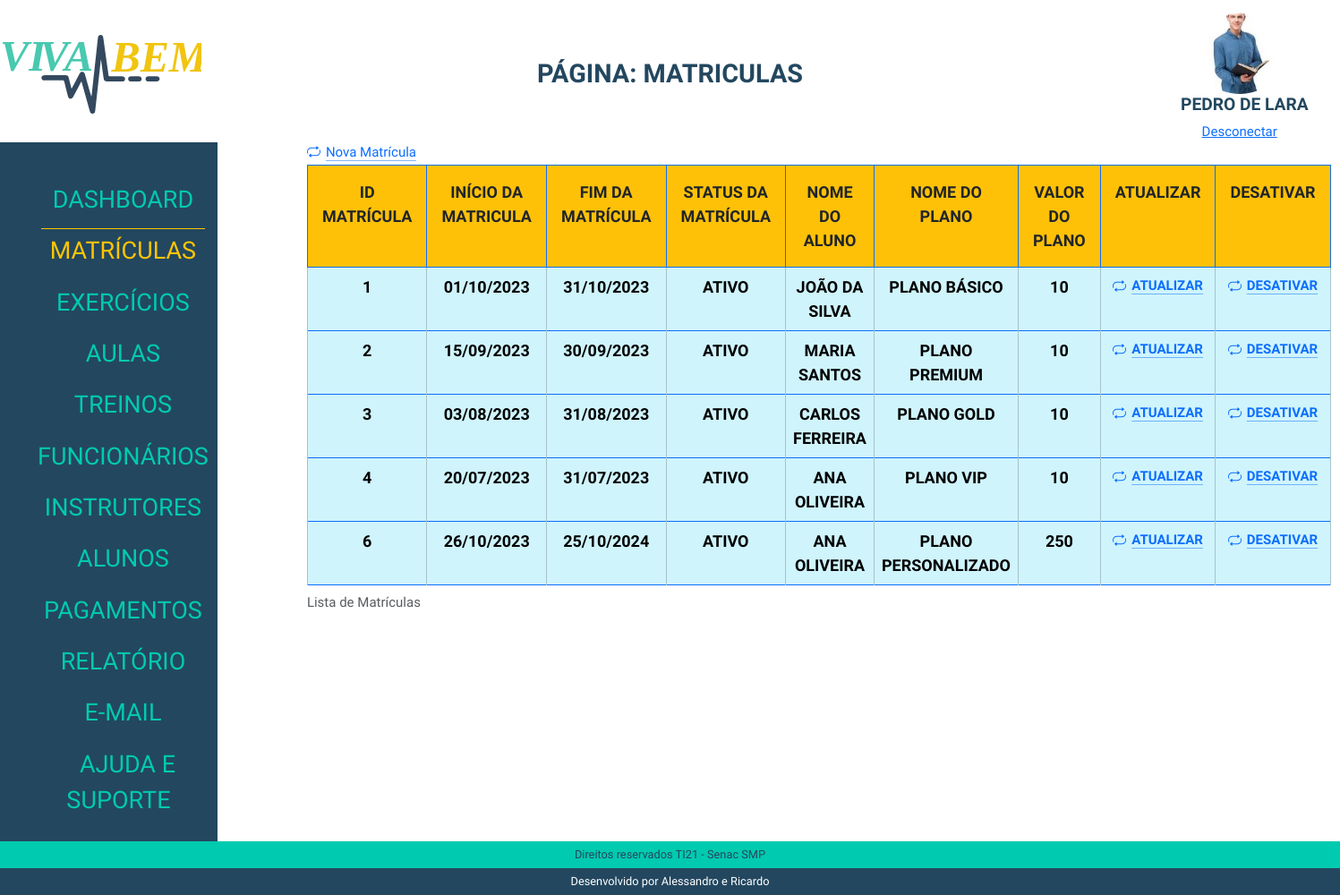
/admin/index.php?p=matriculas (signed in), run on the app's committed database.
### tables this page shows
CREATE TABLE `tblfuncionarios` (
  `idFuncionario` int(11) NOT NULL,
  `nomeFuncionario` varchar(50) NOT NULL,
  `altFuncionario` varchar(50) NOT NULL,
  `dataNascFuncionario` date NOT NULL,
  `cargoFuncionario` varchar(20) NOT NULL,
  `especialidadeFuncionario` varchar(20) NOT NULL,
  `emailFuncionario` varchar(80) DEFAULT NULL,
  `senhaFuncionario` varchar(20) NOT NULL,
  `nivelFuncionario` varchar(15) NOT NULL,
  `telefoneFuncionario` varchar(14) NOT NULL,
  `dataAdmissaoFuncionario` date NOT NULL,
  `statusFuncionario` varchar(10) NOT NULL,
  `fotoFuncionario` varchar(100) DEFAULT NULL,
  `linkFaceFuncionario` varchar(150) NOT NULL,
  `linkInstaFuncionario` varchar(150) NOT NULL,
  `linklinkedinFuncionario` varchar(150) NOT NULL,
  `linkWhatsFuncionario` varchar(150) NOT NULL
);

CREATE TABLE `tblmatriculas` (
  `idMatricula` int(11) NOT NULL,
  `dataInicioMatricula` date NOT NULL,
  `dataFimMatricula` date NOT NULL,
  `statusMatricula` varchar(10) NOT NULL,
  `idAluno` int(11) NOT NULL,
  `idPlano` int(11) NOT NULL,
  `valorPago` double(10,2) NOT NULL
);

CREATE TABLE `tblalunos` (
  `idAluno` int(11) NOT NULL,
  `nomeAluno` varchar(50) NOT NULL,
  `dataNascAluno` date NOT NULL,
  `emailAluno` varchar(80) NOT NULL,
  `senhaAluno` varchar(20) NOT NULL,
  `dataCadAluno` date NOT NULL,
  `statusAluno` varchar(10) NOT NULL,
  `fotoAluno` varchar(100) NOT NULL
);

CREATE TABLE `tblplanos` (
  `idPlano` int(11) NOT NULL,
  `nomePlano` varchar(20) NOT NULL,
  `descricaoPlano` varchar(150) NOT NULL,
  `valorPlano` double(10,2) NOT NULL,
  `statusPlano` varchar(10) NOT NULL,
  `fotoPlano` varchar(100) NOT NULL
);

### admin/class/funcionario.php (called while the page is built, shortened)
<?php
class FuncionarioClass
{
    public $idFuncionario;
    public function __construct($id = false)
    {
        if ($id) {
            $this->idFuncionario = $id;
            $this->Carregar();
        }
    }
    public function Carregar()
    {
        $query = "SELECT * FROM  tblfuncionarios WHERE idFuncionario = " . $this->idFuncionario;
        $conn = Conexao::LigarConexao();
        $resultado = $conn->query($query);
        $lista = $resultado->fetchAll();
        foreach ($lista as $linha) {
            $this->nomeFuncionario = $linha['nomeFuncionario'];
            $this->fotoFuncionario = $linha['fotoFuncionario'];
        }
    }
   }

### admin/class/matriculas.php (called while the page is built, shortened)
<?php
class MatriculasClass
{
    public function listar()
{
    $sql = "SELECT
        m.idMatricula,
        m.dataInicioMatricula,
        m.dataFimMatricula,
        m.statusMatricula,
        m.valorPago,
        a.nomeAluno,
        p.nomePlano
    FROM
        tblmatriculas m
    INNER JOIN
        tblalunos a ON m.idAluno = a.idAluno
    INNER JOIN
        tblplanos p ON m.idPlano = p.idPlano
    WHERE
        m.statusMatricula = 'ATIVO'
    ORDER BY
        m.idMatricula ASC";
    try {
        $conn = Conexao::LigarConexao();
        $resultado = $conn->query($sql);
        $lista = $resultado->fetchAll();
        return $lista;
    } catch (PDOException $e) {
        echo "Erro na consulta: " . $e->getMessage();
        return false;
    }
}
}

### admin/matriculas/listar.php (the view, shortened to what this page needs)
<?php
require_once('class/matriculas.php');
$matriculas = new MatriculasClass();
$lista = $matriculas->listar();
?>
<div>
    <a class="icon-link icon-link-hover" style="--bs-icon-link-transform: translate3d(0, -.125rem, 0);" href="index.php?p=matriculas&m=cadastrar">
        Nova Matrícula
    </a>
</div>
<div class=" table-responsive">
    <table class="table table-bordered border-primary">
        <caption> Lista de Matrículas</caption>
        <thead>
            <tr>
                <th class="p-3 mb-2 bg-warning text-dark">Id Matrícula</th>
                <th class="p-3 mb-2 bg-warning text-dark">Início da Matricula</th>
                <th class="p-3 mb-2 bg-warning text-dark">Fim da Matrícula</th>
                <th class="p-3 mb-2 bg-warning text-dark">Status da Matrícula </th>
                <th class="p-3 mb-2 bg-warning text-dark">Nome do Aluno</th>
                <th class="p-3 mb-2 bg-warning text-dark">Nome do Plano</th>
                <th class="p-3 mb-2 bg-warning text-dark">Valor do Plano</th>
                <th class="p-3 mb-2 bg-warning text-dark">Atualizar</th>
                <th class="p-3 mb-2 bg-warning text-dark">Desativar</th>
            </tr>
        </thead>
        <?php foreach ($lista as $linha) : ?>
            <tbody>
                <tr>
                    <td class="table-info"><?php echo $linha['idMatricula'] ?></td>
                    <td class="table-info"><?php echo date('d/m/Y', strtotime($linha['dataInicioMatricula'])) ?></td>
                    <td class="table-info"><?php echo date('d/m/Y', strtotime($linha['dataFimMatricula'])) ?></td>
                    <td class="table-info"><?php echo $linha['statusMatricula'] ?></td>
                    <td class="table-info"><?php echo $linha['nomeAluno'] ?></td>
                    <td class="table-info"><?php echo $linha['nomePlano'] ?></td>
                    <td class="table-info"><?php echo $linha['valorPago'] ?></td>
                    <td class="table-info">
                        <a class="icon-link icon-link-hover" style="--bs-icon-link-transform: translate3d(0, -.125rem, 0);" href="index.php?p=matriculas&m=atualizar&id=<?php echo $linha['idMatricula'] ?>">
                            Atualizar
                        </a>
                    </td>
                    <td class="table-info">
                        <a class="icon-link icon-link-hover" style="--bs-icon-link-transform: translate3d(0, -.125rem, 0);" href="index.php?p=matriculas&m=desativar&id=<?php echo $linha['idMatricula'] ?>" onclick="return confirmarDesativacao()"  >
                            Desativar
                        </a>
                    </td>
                </tr>
            <?php endforeach ?>
            </tbody>
    </table>
</div

### admin/index.php (shortened to what this page needs)
<?php
if (isset($_SESSION['idAluno'])) {
    $id = $_SESSION['idAluno'];
    $tipoUsuario = 'aluno';
} elseif (isset($_SESSION['idFuncionario'])) {
    $tipoUsuario = 'funcionario';
} else {
    header("location: http://localhost/Projeto-Academia-Viva-Bem-Senac/admin/loginAdmin.php");
    exit;
}
$pagina = @$_GET['p'];
require_once('class/aluno.php');
require_once('class/funcionario.php');
if ($tipoUsuario === 'aluno') {
    $aluno = new AlunoClass($id);
    $usuario = $aluno;
} elseif ($tipoUsuario === 'funcionario') {
    $funcionario = new FuncionarioClass($id);
    $usuario = $funcionario;
}
?>
<!DOCTYPE html>
<html lang="pt-BR">
<head>
    <link rel="stylesheet" href="./css/reset.css">
    <link href="path/to/lightbox.css" rel="stylesheet" />
    <link href="https://cdn.jsdelivr.net/npm/bootstrap@5.3.2/dist/css/bootstrap.min.css" rel="stylesheet">
    <link rel="stylesheet" href="./css/estilo.css">
</head>
<body>
    <header class="topo">
        <h1>
            <img src="./img/logoVivaBem.svg" alt="Logo Viva Bem">
        </h1>
        <?php
        if ($pagina == '') {
            echo '<h2>Dashboard</h2>';
        } else {
            echo ('<h2>Página: ' . $pagina . '</h2>');
        }
        ?>
         <div class="identUser">
            <img src="../img/<?php echo $usuario->fotoAluno ?? $usuario->fotoFuncionario; ?>" alt="User">
            <h2><?php echo $usuario->nomeAluno ?? $usuario->nomeFuncionario; ?></h2>
            <a href="desconectar.php">Desconectar</a>
        </div>
    </header>
    <main>
        <div class="menu">
            <nav>
                <ul>
                    <li><a href="index.php?p=dashboard" class="<?php echo (($pagina == 'dashboard') ||  (@$pagina == '')) ? 'menuAtivo' : ''; ?>"> Dashboard </a></li>
                    <li><a href="index.php?p=matriculas" class="<?php echo ($pagina == 'matriculas') ? 'menuAtivo' : ''; ?>"> Matrículas </a></li>
                    <li><a href="index.php?p=exercicios" class="<?php echo ($pagina == 'exercicios') ? 'menuAtivo' : ''; ?>"> Exercícios </a></li>
                    <li><a href="index.php?p=aulas" class="<?php echo ($pagina == 'aulas') ? 'menuAtivo' : ''; ?>"> Aulas </a></li>
                    <li><a href="index.php?p=treino" class="<?php echo ($pagina == 'treino') ? 'menuAtivo' : ''; ?>"> Treinos </a></li>
                    <li><a href="index.php?p=funcionarios" class="<?php echo ($pagina == 'funcionarios') ? 'menuAtivo' : ''; ?>"> Funcionários </a></li>
                    <li><a href="index.php?p=instrutores" class="<?php echo ($pagina == 'instrutores') ? 'menuAtivo' : ''; ?>"> Instrutores </a></li>
                    <li><a href="index.php?p=aluno" class="<?php echo ($pagina == 'aluno') ? 'menuAtivo' : ''; ?>"> Alunos </a></li>
                    <li><a href="index.php?p=pagamento" class="<?php echo ($pagina == 'pagamento') ? 'menuAtivo' : ''; ?>"> Pagamentos </a></li>
                    <li><a href="index.php?p=relatorio" class="<?php echo ($pagina == 'relatorio') ? 'menuAtivo' : ''; ?>"> Relatório </a></li>
                    <li><a href="index.php?p=contato" class="<?php echo ($pagina == 'contato') ? 'menuAtivo' : ''; ?>"> E-mail </a></li>
                    <li><a href="index.php?p=ajuda" class="<?php echo ($pagina == 'ajuda') ? 'menuAtivo' : ''; ?>"> Ajuda e Suporte </a></li>
                </ul>
            </nav>
        </div>
        <div class="box">
            <?php
            switch ($pagina) {
                case 'matriculas':
                    require_once('matriculas/matriculas.php');
                    break;
            }
            ?>
        </div>
    </main>
    <footer class="rodape">
        <h2>Direitos reservados TI21 - Senac SMP</h2>
        <h2>Desenvolvido por Alessandro e Ricardo</h2>
    </footer>
</body>
</html>

### admin/css/estilo.css (style rules this page uses)
*, a, h1, h2, h3, h4 { font-family: 'Josefin Sans', sans-serif; font-size: 15px; }
body { display: flex; flex-direction: column; height: 100vh; width: 100%; }
.topo { display: flex; justify-content: space-between; margin-top: 1%; align-items: center; }
.topo h1 { text-align: center; width: 15%; }
.identUser { width: 100%; }
.identUser img { max-width: 100px; max-height: 90px; object-fit: cover; border-radius: 50%; }
.topo h2 { font-size: 1.8em; text-transform: uppercase; color: #23475f; font-weight: bold; }
.topo div { display: flex; flex-direction: column; align-items: center; width: 15%; }
.topo div img { width: 75%; }
.topo div h2 { margin-left: 5%; font-size: 1.2em; }
main { flex: 1; display: flex; }
.menu { background-color: #23475f; text-align: center; display: flex; }
.menu nav { margin-top: 15%; }
.menu nav ul li { padding: 4% 0; }
.menu nav ul li a { text-decoration: none; color: #00cab0; font-size: 1.8em; text-transform: uppercase; padding: 4% 10px; }
.menuAtivo { color: #ffc500 !important; border-top: solid 1px #ffc500; }
.box { margin: 0 100px; }
.rodape { text-align: center; }
.rodape h2 { font-size: .8em; margin-bottom: 0; }
.rodape h2:nth-child(1) { background: #00cab0; padding: .5% 0; color: #23475f; }
.rodape h2:nth-child(2) { background: #23475f; padding: .5% 0; color: #fff; }
.table-info, .text-dark { font-size: 1.2em; text-align: center; font-weight: bold; text-transform: uppercase; }

### data on the page
tblfuncionarios: fotoFuncionario (picture), nomeFuncionario "PEDRO DE LARA"
tblmatriculas: idMatricula "1", dataInicioMatricula "01/10/2023", dataFimMatricula "31/10/2023", statusMatricula "ATIVO", idAluno.nomeAluno "JOÃO DA SILVA", idPlano.nomePlano "PLANO BÁSICO", valorPago "10"
tblmatriculas: idMatricula "2", dataInicioMatricula "15/09/2023", dataFimMatricula "30/09/2023", statusMatricula "ATIVO", idAluno.nomeAluno "MARIA SANTOS", idPlano.nomePlano "PLANO PREMIUM", valorPago "10"
tblmatriculas: idMatricula "3", dataInicioMatricula "03/08/2023", dataFimMatricula "31/08/2023", statusMatricula "ATIVO", idAluno.nomeAluno "CARLOS FERREIRA", idPlano.nomePlano "PLANO GOLD", valorPago "10"
tblmatriculas: idMatricula "4", dataInicioMatricula "20/07/2023", dataFimMatricula "31/07/2023", statusMatricula "ATIVO", idAluno.nomeAluno "ANA OLIVEIRA", idPlano.nomePlano "PLANO VIP", valorPago "10"
tblmatriculas: idMatricula "6", dataInicioMatricula "26/10/2023", dataFimMatricula "25/10/2024", statusMatricula "ATIVO", idAluno.nomeAluno "ANA OLIVEIRA", idPlano.nomePlano "PLANO PERSONALIZADO", valorPago "250"

### other printed values
$pagina "MATRICULAS"
